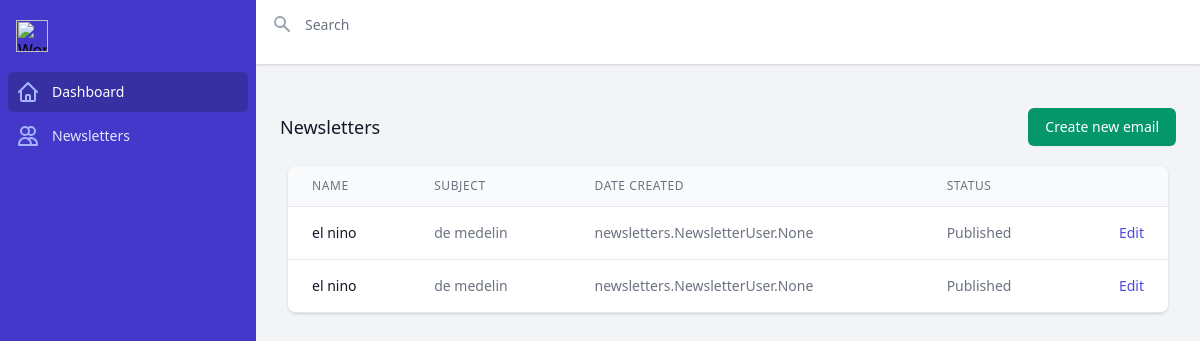
Page /dashboard/list/ on the earlier database version.
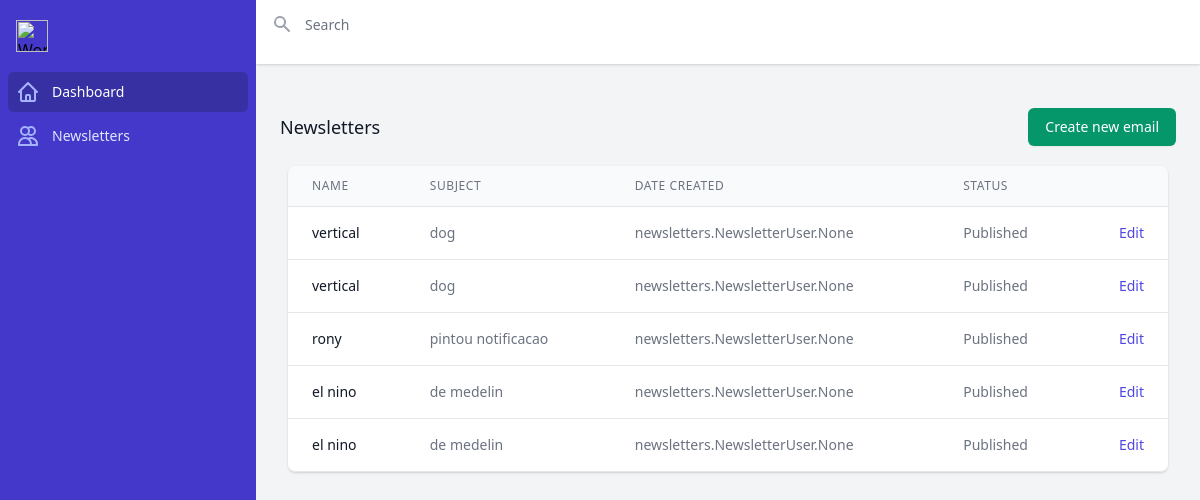
Same page on the later database version.
### newsletters/models.py (models this page shows, shortened)
class Newsletter(models.Model):
    EMAIL_STATUS_CHOICES = (
        ('Draft', 'Draft'),
        ('Published', 'Published')
    )
    name = models.CharField(max_length=250)
    subject = models.CharField(max_length=250)
    body = models.TextField(blank=True, null=True)
    email = models.ManyToManyField(NewsletterUser)
    created = models.DateTimeField(auto_now_add=True)
    status = models.CharField(max_length=10, choices=EMAIL_STATUS_CHOICES)
    class Meta:
        ordering = ('-created',)

### dashboard/views.py (the view)
# urls.py: path('list/',NewslettersDashboardHomeView.as_view(),name="list"),
class NewslettersDashboardHomeView(View):
    def get(self, request, *args, **kwargs):
        newsletters=Newsletter.objects.all()
        context={
            'newsletters':newsletters
        }
        return render(request, 'dashboard/list.html', context)

### templates/dashboard/list.html (shortened to what this page needs)
{% extends 'base.html' %}
{% block content %}
<div class="h-screen flex overflow-hidden bg-gray-100">
  <div class="hidden bg-indigo-700 md:flex md:flex-shrink-0">
    <div class="flex flex-col w-64">
      <div class="flex flex-col flex-grow pt-5 pb-4 overflow-y-auto">
        <div class="flex items-center flex-shrink-0 px-4">
          <img class="h-8 w-auto" src="https://tailwindui.com/img/logos/workflow-logo-indigo-300-mark-white-text.svg" alt="Workflow">
        </div>
        <div class="mt-5 flex-1 flex flex-col">
          <nav class="flex-1 px-2 space-y-1">
            <a href="#" class="bg-indigo-800 text-white group flex items-center px-2 py-2 text-sm font-medium rounded-md">
              Dashboard
            </a>
            <a href="#" class="text-indigo-100 hover:bg-indigo-600 group flex items-center px-2 py-2 text-sm font-medium rounded-md">
              Newsletters
            </a>
          </nav>
        </div>
      </div>
    </div>
  </div>
  <div class="flex flex-col w-0 flex-1 overflow-hidden">
    <div class="relative z-10 flex-shrink-0 flex h-16 bg-white shadow">
      <div class="flex-1 px-4 flex justify-between">
        <div class="flex-1 flex">
          <form class="w-full flex md:ml-0" action="#" method="GET">
            <div class="relative w-full text-gray-400 focus-within:text-gray-600">
              <div class="absolute inset-y-0 left-0 flex items-center pointer-events-none">
              </div>
              <input id="search-field" class="block w-full h-full pl-8 pr-3 py-2 border-transparent text-gray-900 placeholder-gray-500 focus:outline-none focus:placeholder-gray-400 focus:ring-0 focus:border-transparent sm:text-sm" placeholder="Search" type="search" name="search">
            </div>
          </form>
        </div>
      </div>
    </div>
    <main class="flex-1 relative overflow-y-auto focus:outline-none">
      <div class="py-6">
        <div class=" px-4 py-5 sm:px-6">
          <div class="-ml-4 -mt-2 flex items-center justify-between flex-wrap sm:flex-nowrap">
            <div class="ml-4 mt-2">
              <h3 class="text-lg leading-6 font-medium text-gray-900">
                Newsletters
              </h3>
            </div>
            <div class="ml-4 mt-2 flex-shrink-0">
              <button type="button" class="relative inline-flex items-center px-4 py-2 border border-transparent shadow-sm text-sm font-medium rounded-md text-white bg-green-600 hover:bg-green-700 focus:outline-none focus:ring-2 focus:ring-offset-2 focus:ring-green-500">
                Create new email
              </button>
            </div>
          </div>
        </div>
        <div class="max-w-7xl mx-auto px-4 sm:px-6 md:px-8">
          <div class="flex flex-col">
            <div class="-my-2 overflow-x-auto sm:-mx-6 lg:-mx-8">
              <div class="py-2 align-middle inline-block min-w-full sm:px-6 lg:px-8">
                <div class="shadow overflow-hidden border-b border-gray-200 sm:rounded-lg">
                  <table class="min-w-full divide-y divide-gray-200">
                    <thead class="bg-gray-50">
                      <tr>
                        <th scope="col" class="px-6 py-3 text-left text-xs font-medium text-gray-500 uppercase tracking-wider">
                          Name
                        </th>
                        <th scope="col" class="px-6 py-3 text-left text-xs font-medium text-gray-500 uppercase tracking-wider">
                          Subject
                        </th>
                        <th scope="col" class="px-6 py-3 text-left text-xs font-medium text-gray-500 uppercase tracking-wider">
                          Date Created
                        </th>
                        <th scope="col" class="px-6 py-3 text-left text-xs font-medium text-gray-500 uppercase tracking-wider">
                          Status
                        </th>
                        <th scope="col" class="relative px-6 py-3">
                        </th>
                      </tr>
                    </thead>
                    <tbody class="bg-white divide-y divide-gray-200">
                      {% for newsletter in newsletters %}
                        <tr>
                          <td class="px-6 py-4 whitespace-nowrap text-sm font-medium text-gray-900">
                            {{newsletter.name}}
                          </td>
                          <td class="px-6 py-4 whitespace-nowrap text-sm text-gray-500">
                            {{newsletter.subject}}
                          </td>
                          <td class="px-6 py-4 whitespace-nowrap text-sm text-gray-500">
                            {{newsletter.email}}
                          </td>
                          <td class="px-6 py-4 whitespace-nowrap text-sm text-gray-500">
                            {{newsletter.status}}
                          </td>
                          <td class="px-6 py-4 whitespace-nowrap text-right text-sm font-medium">
                            <a href="#" class="text-indigo-600 hover:text-indigo-900">Edit</a>
                          </td>
                        </tr>
                      {% endfor %}
                    </tbody>
                  </table>
                </div>
              </div>
            </div>
          </div>
        </div>
      </div>
    </main>
  </div>
</div>
{% endblock content %}

### templates/base.html (shortened to what this page needs)
{% load static tailwind_tags %}
<html lang="en">
<head>
    {% tailwind_css %}
</head>
<body>
{% block content %}
{% endblock content %}
</body>
</html>

Differences in the rows shown:
added Newsletter: name "vertical", subject "dog", email "newsletters.NewsletterUser.None", status "Published"
added Newsletter: name "vertical", subject "dog", email "newsletters.NewsletterUser.None", status "Published"
added Newsletter: name "rony", subject "pintou notificacao", email "newsletters.NewsletterUser.None", status "Published"
